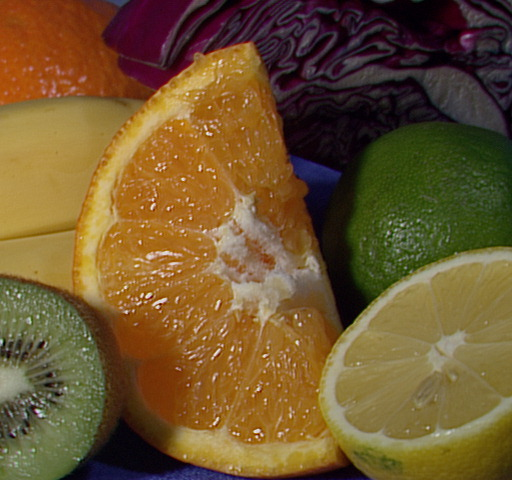
#> input picture cnu_image_processing_#3/03주차/fruits.jpg, 512 x 480 px
$ python 3_week.py
#> lines starting #> are read from the running program, lines starting #| are printed output that depends on the picture
import numpy as np
import cv2
import matplotlib.pyplot as plt
from sympy import principal_branch


def my_calcHist(img):
    (h, w) = img.shape
    hist = np.zeros((256,))

    for row in range(h):
        for col in range(w):
            hist[img[row][col]] += 1

    return hist

def my_PDF2CDF(pdf):
    cdf = np.zeros((256,))
    cdf[0] = pdf[0]
    for i in range(1, 256):
        cdf[i] = pdf[i] + cdf[i-1];
    return cdf


def my_normalize_hist(hist, pixel_num):
    normalized_hist = np.array([i/pixel_num for i in hist])
    return normalized_hist

def my_denormallize(normalized, gray_level):
    denormalized = np.array([i * gray_level for i in normalized])
    return denormalized

def my_calcHist_equalization(denormalized, hist):

    hist_equal = np.zeros((256,))
    for i in range(256):
        hist_equal[denormalized[i]] += hist[i]
    return hist_equal


def my_equal_img(src, gray_level):
    (h, w) = src.shape
    dst = np.zeros((h, w) , dtype=np.uint8)
    for row in range(h):
        for col in range(w):
            dst[row, col] = gray_level[src[row, col]]
    return dst

#input_image의  equalization된 histogram & image 를 return
def my_hist_equal(src):
    (h, w) = src.shape
    max_gray_level = 255
    histogram = my_calcHist(src)
    normalized_histogram = my_normalize_hist(histogram, h * w)
    normalized_output = my_PDF2CDF(normalized_histogram)
    denormalized_output = my_denormallize(normalized_output, max_gray_level)
    output_gray_level = denormalized_output.astype(int)
    hist_equal = my_calcHist_equalization(output_gray_level, histogram)

    ### dst : equalization 결과 image
    dst = my_equal_img(src, output_gray_level)

    return dst, hist_equal

if __name__ == '__main__':
    # Test on simple matrix

    test_img = np.array([[0, 1, 1, 1, 2], [2, 3, 3, 3, 3],
                    [3, 3, 3, 4, 4], [4, 4, 4, 4, 4],
                    [4, 5, 5, 5, 7]], dtype=np.uint8)
    hist = my_calcHist(test_img)
    dst, hist_equal = my_hist_equal(test_img)

    test_img_to_show = cv2.resize(test_img, dsize=(512, 512), interpolation=cv2.INTER_NEAREST)
    cv2.imshow('equalizetion before image', test_img_to_show)
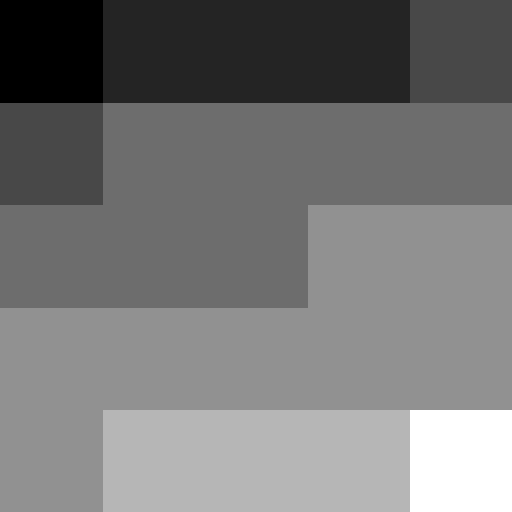
#> window 'equalizetion before image': shape (512, 512); min 0, max 7, mean 3.27; drawn with min black and max white
    test_dst_to_show = cv2.resize(dst, dsize=(512, 512), interpolation=cv2.INTER_NEAREST)
    cv2.imshow('equalizetion after image', test_dst_to_show)
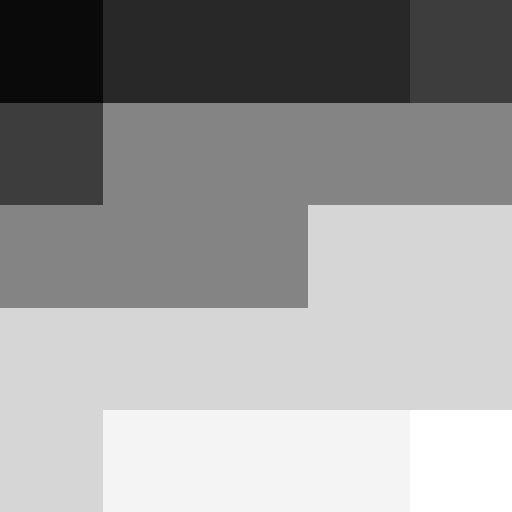
#> window 'equalizetion after image': shape (512, 512); min 10, max 255, mean 154.7

    plt.figure(1)
    plt.title('my histogram')
    plt.bar(np.arange(len(hist)), hist, width=0.5, color='g')

    plt.figure(2)
    plt.title('my histogram equalization')
    plt.bar(np.arange(len(hist_equal)), hist_equal, width=0.8, color='g')

    plt.show()
#> figure, not shown here; tallest bar 8 high, from x = 3.75 to 4.25
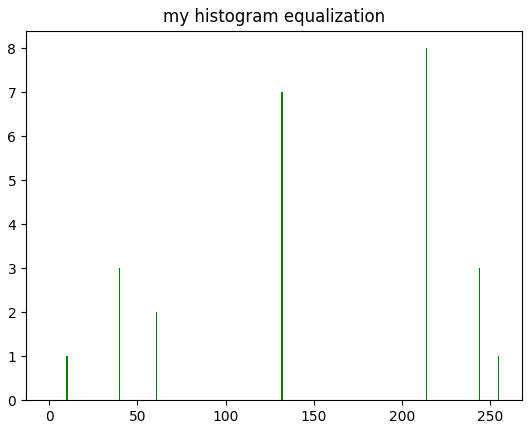
#> figure drawn by matplotlib, 1 panel; tallest bar 8 high, from x = 213.6 to 214.4
    cv2.waitKey()
    cv2.destroyAllWindows()

    # Test on real image
    test_img = cv2.imread('fruits.jpg', cv2.IMREAD_GRAYSCALE)
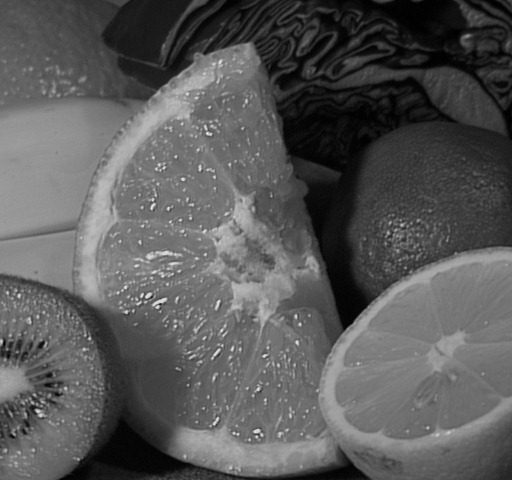
#> test_img: shape (480, 512); min 0, max 238, mean 88.7
    hist = my_calcHist(test_img)
#> hist = 256 values, max 2883 at index 116, min 0 at index 232, mean 960
    dst, hist_equal = my_hist_equal(test_img)
#> after the loop in my_equal_img (call 2), `for row in range(h):`:
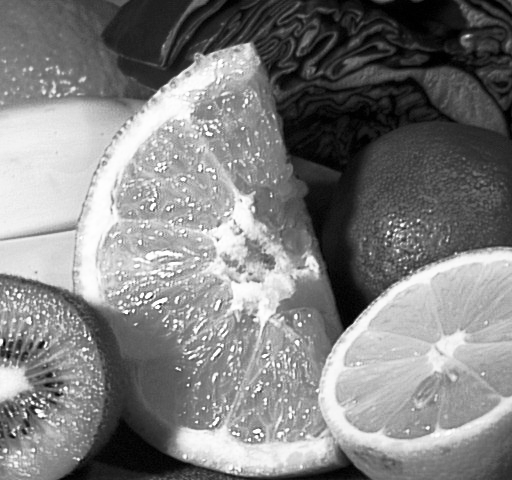
#> dst: shape (480, 512); min 0, max 255, mean 127.9
#> hist_equal = 256 values, max 2883 at index 174, min 0 at index 4, mean 960

    cv2.imshow('equalizetion before image', test_img)
    cv2.imshow('equalizetion after image', dst)

    plt.figure(1)
    plt.title('my histogram')
    plt.bar(np.arange(len(hist)), hist, width=0.5, color='g')

    plt.figure(2)
    plt.title('my histogram equalization')
    plt.bar(np.arange(len(hist_equal)), hist_equal, width=0.8, color='g')

    plt.show()
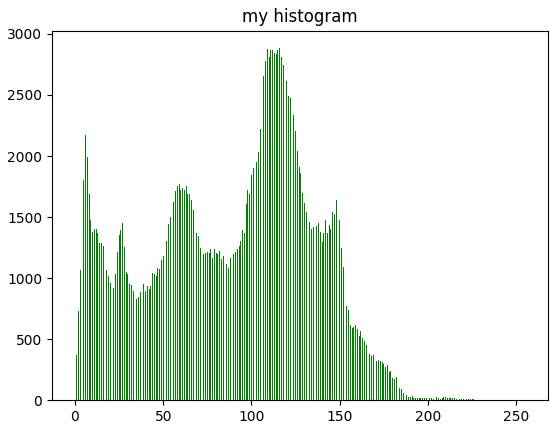
#> figure drawn by matplotlib, 1 panel; tallest bar 2883 high, from x = 115.8 to 116.2
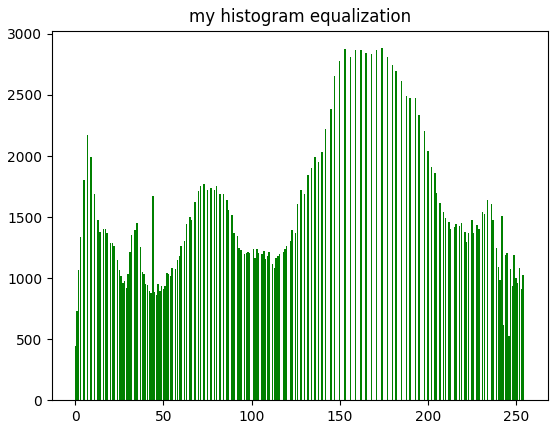
#> figure drawn by matplotlib, 1 panel; tallest bar 2883 high, from x = 173.6 to 174.4
    cv2.waitKey()
    cv2.destroyAllWindows()
